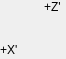
   <widget class="caFrame" name="caFrame_8">
    <property name="geometry">
     <rect>
      <x>256</x>
      <y>168</y>
      <width>66</width>
      <height>59</height>
     </rect>
    </property>
    <widget class="caLabel" name="caLabel_26">
     <property name="geometry">
      <rect>
       <x>0</x>
       <y>43</y>
       <width>20</width>
       <height>14</height>
      </rect>
     </property>
     <property name="text">
      <string>+X'</string>
     </property>
     <property name="alignment">
      <set>Qt::AlignAbsolute|Qt::AlignLeading|Qt::AlignLeft|Qt::AlignVCenter</set>
     </property>
     <property name="fontScaleMode">
      <enum>ESimpleLabel::WidthAndHeight</enum>
     </property>
     <property name="foreground">
      <color>
       <red>255</red>
       <green>255</green>
       <blue>255</blue>
      </color>
     </property>
     <property name="background">
      <color alpha="0">
       <red>255</red>
       <green>255</green>
       <blue>255</blue>
      </color>
     </property>
     <property name="frameShape">
      <enum>QFrame::NoFrame</enum>
     </property>
    </widget>
    <widget class="caLabel" name="caLabel_27">
     <property name="geometry">
      <rect>
       <x>44</x>
       <y>0</y>
       <width>20</width>
       <height>14</height>
      </rect>
     </property>
     <property name="text">
      <string>+Z'</string>
     </property>
     <property name="alignment">
      <set>Qt::AlignAbsolute|Qt::AlignLeading|Qt::AlignLeft|Qt::AlignVCenter</set>
     </property>
     <property name="fontScaleMode">
      <enum>ESimpleLabel::WidthAndHeight</enum>
     </property>
     <property name="foreground">
      <color>
       <red>255</red>
       <green>255</green>
       <blue>255</blue>
      </color>
     </property>
     <property name="background">
      <color alpha="0">
       <red>255</red>
       <green>255</green>
       <blue>255</blue>
      </color>
     </property>
     <property name="frameShape">
      <enum>QFrame::NoFrame</enum>
     </property>
    </widget>
    <widget class="caGraphics" name="cagraphics_10">
     <property name="geometry">
      <rect>
       <x>20</x>
       <y>30</y>
       <width>37</width>
       <height>41</height>
      </rect>
     </property>
     <property name="foreground">
      <color>
       <red>255</red>
       <green>255</green>
       <blue>255</blue>
      </color>
     </property>
     <property name="fillstyle" stdset="0">
      <enum>caGraphics::Filled</enum>
     </property>
     <property name="lineColor">
      <color>
       <red>255</red>
       <green>255</green>
       <blue>255</blue>
      </color>
     </property>
     <property name="form">
      <enum>caGraphics::Arrow</enum>
     </property>
    </widget>
    <widget class="caGraphics" name="cagraphics_11">
     <property name="geometry">
      <rect>
       <x>40</x>
       <y>20</y>
       <width>31</width>
       <height>31</height>
      </rect>
     </property>
     <property name="foreground">
      <color>
       <red>255</red>
       <green>255</green>
       <blue>255</blue>
      </color>
     </property>
     <property name="fillstyle" stdset="0">
      <enum>caGraphics::Filled</enum>
     </property>
     <property name="lineColor">
      <color>
       <red>255</red>
       <green>255</green>
       <blue>255</blue>
      </color>
     </property>
     <property name="form">
      <enum>caGraphics::Arrow</enum>
     </property>
     <property name="tiltAngle">
      <number>90</number>
     </property>
    </widget>
   </widget>
